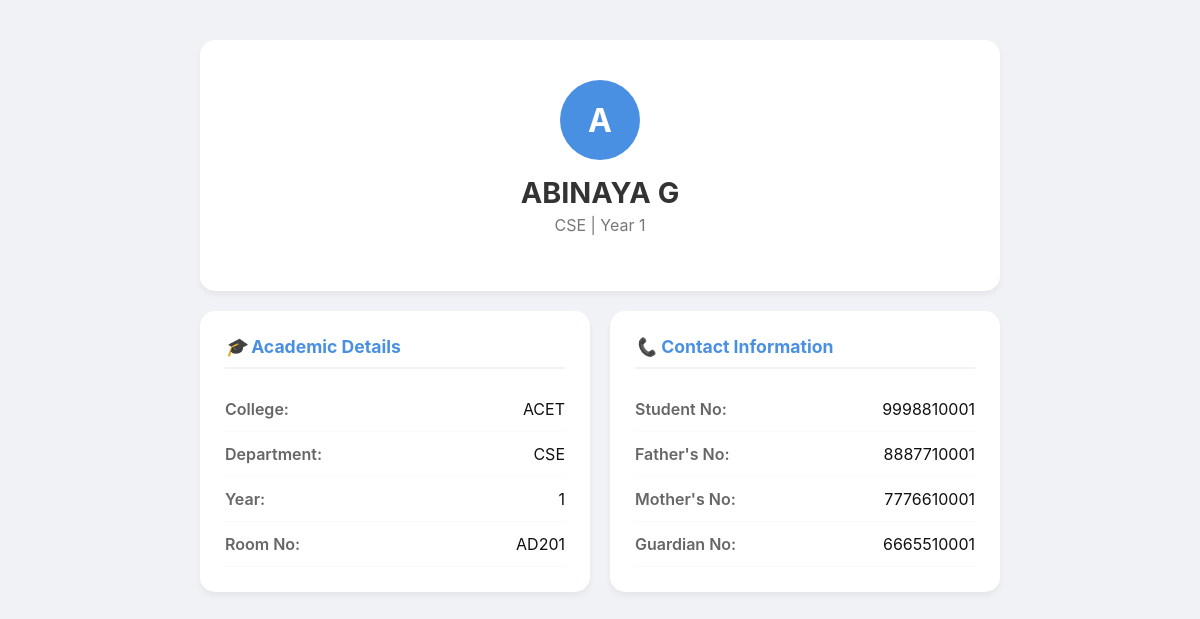
The app's page /student_profile/2 with its own data.
### app.py (models this page shows, shortened)
class Student(UserMixin, db.Model):
    id = db.Column(db.Integer, primary_key=True)
    register = db.Column(db.String(12), unique=True, nullable=False)
    dob = db.Column(db.String(10), nullable=False)
    name = db.Column(db.String(50), nullable=False)
    department = db.Column(db.String(100))
    year = db.Column(db.String(2))
    college = db.Column(db.String(100))
    room_no = db.Column(db.String(5))
    student_no = db.Column(db.String(10))
    father_no = db.Column(db.String(10))
    mother_no = db.Column(db.String(10))
    guardient_no = db.Column(db.String(10))

### app.py (the view)
@app.route('/student_profile/<int:student_id>')
def student_profile(student_id) :
    student = Student.query.get_or_404(student_id)
    return render_template('student_profile.html',student=student)

### templates/student_profile.html (shortened to what this page needs)
<!DOCTYPE html>
<html lang="en">
<head>
</head>
<body>
    <div class="profile-container">
    <div class="profile-header">
        <div class="avatar">{{ student.name[0] }}</div>
        <h1>{{ student.name }}</h1>
        <p class="subtitle">{{ student.department }} | Year {{ student.year }}</p>
    </div>
    <div class="profile-grid">
        <div class="info-card">
            <h3><i class="icon">🎓</i> Academic Details</h3>
            <div class="detail-item">
                <span class="label">College:</span>
                <span class="value">{{ student.college }}</span>
            </div>
            <div class="detail-item">
                <span class="label">Department:</span>
                <span class="value">{{ student.department }}</span>
            </div>
            <div class="detail-item">
                <span class="label">Year:</span>
                <span class="value">{{ student.year }}</span>
            </div>
            <div class="detail-item">
                <span class="label">Room No:</span>
                <span class="value">{{ student.room_no }}</span>
            </div>
        </div>
        <div class="info-card">
            <h3><i class="icon">📞</i> Contact Information</h3>
            <div class="detail-item">
                <span class="label">Student No:</span>
                <span class="value">{{ student.student_no }}</span>
            </div>
            <div class="detail-item">
                <span class="label">Father's No:</span>
                <span class="value">{{ student.father_no }}</span>
            </div>
            <div class="detail-item">
                <span class="label">Mother's No:</span>
                <span class="value">{{ student.mother_no }}</span>
            </div>
            <div class="detail-item">
                <span class="label">Guardian No:</span>
                <span class="value">{{ student.guardient_no }}</span>
            </div>
        </div>
    </div>
</div>
</body>
</html>

### templates/student_profile.html (style rules this page uses)
body { background-color: #f0f2f5; font-family: 'Inter', sans-serif; color: #333; margin: 0; padding: 40px 20px; }
.profile-container { max-width: 800px; margin: 0 auto; }
.profile-header { text-align: center; background: white; padding: 40px; border-radius: 15px; box-shadow: 0 4px 6px rgba(0,0,0,0.05); margin-bottom: 20px; }
.avatar { width: 80px; height: 80px; background: #4A90E2; color: white; font-size: 2rem; font-weight: bold; display: flex; align-items: center; justify-content: center; border-radius: 50%; margin: 0 auto 15px; }
.profile-header h1 { margin: 0; font-size: 1.8rem; }
.subtitle { color: #777; margin-top: 5px; }
.profile-grid { display: grid; grid-template-columns: 1fr 1fr; gap: 20px; }
.info-card { background: white; padding: 25px; border-radius: 15px; box-shadow: 0 4px 6px rgba(0,0,0,0.05); }
h3 { margin-top: 0; font-size: 1.1rem; border-bottom: 2px solid #f0f2f5; padding-bottom: 10px; color: #4A90E2; }
.detail-item { display: flex; justify-content: space-between; padding: 12px 0; border-bottom: 1px solid #fafafa; }
.label { font-weight: 600; color: #666; }
.value { color: #111; }

### records on screen
Student: name "A", name "ABINAYA G", department "CSE", year "1", college "ACET", room_no "AD201", student_no "9998810001", father_no "8887710001", mother_no "7776610001", guardient_no "6665510001"
